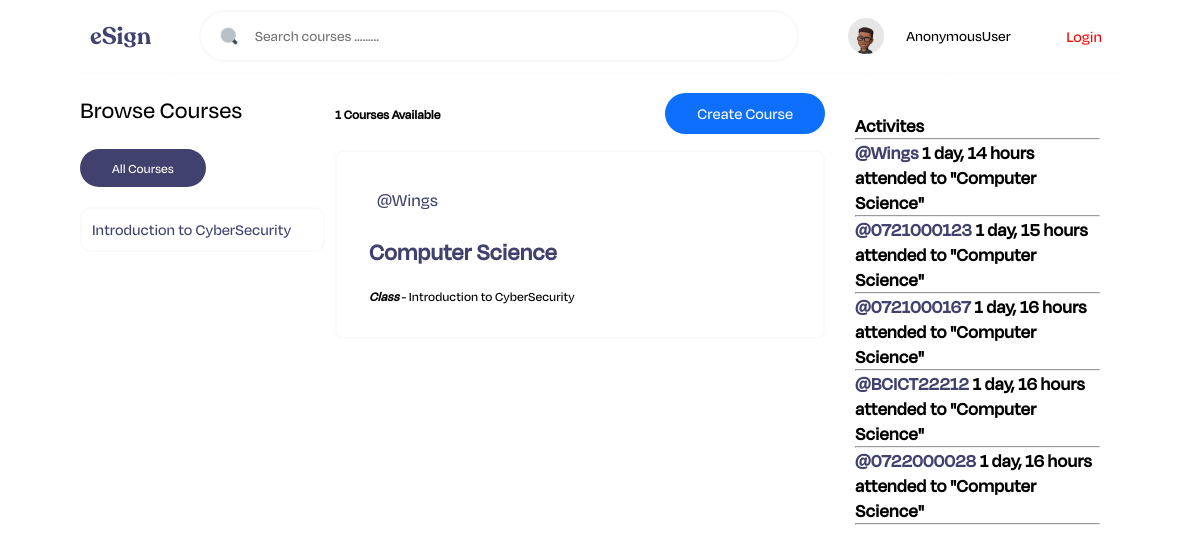
The page /module/ on the database its author committed.
### app/models.py (models this page shows, shortened)
class Task(models.Model):
    name = models.CharField(max_length=200)

class Project(models.Model):
    admin = models.ForeignKey(User, on_delete=models.SET_NULL, null=True)
    name = models.CharField(max_length=200)
    task = models.ForeignKey(Task, on_delete=models.SET_NULL, null=True)
    description = models.TextField(null=True, blank=True)
    followers = models.ManyToManyField(User, related_name='followers', blank=True)
    updated = models.DateTimeField(auto_now=True)
    created = models.DateTimeField(auto_now_add=True)
    class meta:
        ordering = ['-created']
    def __str__(self):
        return self.name

class Chat(models.Model):
    user = models.ForeignKey(User, on_delete=models.CASCADE)
    project = models.ForeignKey(Project, on_delete=models.CASCADE)
    body = models.TextField()
    updated = models.DateTimeField(auto_now=True)
    created = models.DateTimeField(auto_now_add=True)

### app/views.py (the view)
# urls.py: path('module/', views.module, name = 'module'),
def module(request):
    q = request.GET.get('q') if request.GET.get('q') != None else ''
    projects = Project.objects.filter(
                                    Q(task__name__icontains = q)|
                                    Q(name__icontains = q)|
                                    Q(description__icontains = q))
    tasks = Task.objects.all()
    project_count = projects.count()
    activities = Chat.objects.all().filter(project__task__name__icontains = q).order_by('-created')
    content = {'projects' : projects , 'tasks':tasks, "project_count" : project_count, 'activities': activities}
    return render(request, 'docs/module.html', content)

### app/templates/docs/module.html (shortened to what this page needs)
{% extends 'index.html' %}
{% block content %}
<main>
    <div class="left">
        {% include 'docs/tasks.html' %}
    </div>
    <div class="middle">
       <div class ="header">
        <h5>{{project_count}} Courses Available</h5>
        <a href = "{% url 'create' %}" class="button">Create Course</a>
       </div>
        {% include 'docs/feed.html' %}
    </div>
    <div class="right">
        {% include 'docs/activities.html' %}
</main>
{% endblock content %}

### app/templates/docs/tasks.html
<h2>Browse Courses</h2>
    <div>
        <a href = "{% url 'module' %}"><button class="secondary-button">All Courses</button></a>
    </div>
    {% for task in tasks %}
        <div>
            <a href = "{% url 'module' %}?q={{task.name}}" class="card">{{task.name}}</a>
        </div>
    {% endfor %}

### app/templates/docs/feed.html (shortened to what this page needs)
<div>
    {% for project in projects %}
        <div class="post">
            <div class="post-head">
                <a href = "{% url 'useraccount' project.admin.id %}" class="username">@{{project.admin.username}}</a>
            </div>
            <h5> {% comment %} {{project.id}} --  {% endcomment %} <a href = "{% url 'project' project.id %}">{{project.name}}</a></h5>
            <small><i><b>Class</b></i> - {{project.task.name}}</small>
        </div>
    {% endfor %}
</div>

### app/templates/docs/activities.html (shortened to what this page needs)
<h3>Activites<h3>
    <hr>
    {% for activity in activities %}
        <div>
            <p><a href = "{% url 'useraccount' activity.user.id %}">@{{activity.user}}</a> {{activity.created|timesince}}</p>
            <p>attended to "{{activity.project}}"</p>
            <hr>
        <div>
    {% endfor %}

### static/styles/style.css (style rules this page uses)
* { padding: 0; margin: 0; box-sizing: border-box; font-family: "Degular Display", system-ui, -apple-system, BlinkMacSystemFont, "Segoe UI", Roboto, Oxygen, Ubuntu, Cantarell, "Open Sans", "Helvetica Neue", sans-serif; transition: 200ms ease; }
html { scroll-behavior: smooth; }
body { padding: 0 80px; }
a { text-decoration: none; color: #41416e; }
main { display: flex; align-items: flex-start; justify-content: center; width: 100%; gap: 10px; }
main .right { flex: 1; padding: 20px; }
main .middle { flex: 2; }
main .middle .header { display: flex; align-items: center; justify-content: space-between; margin-bottom: 1em; }
main .middle .post { padding: 32px; border-radius: 8px; border: 2px solid #fafafa; display: flex; flex-direction: column; gap: 20px; }
main .middle .post .post-head { display: flex; align-items: center; justify-content: space-between; }
main .middle .post .post-head .username { color: #41416e; padding: 4px 8px; font-size: 18px; }
main .middle .post h5 { color: #41416e; font-size: 24px; }
main .left { flex: 1; }
main .left h2 { margin-bottom: 1em; font-weight: 500; }
main .left .card { display: flex; align-items: baseline; justify-content: space-between; flex-direction: column; width: 100%; border: 2px solid #fafafa; margin-bottom: 1em; padding: 10px; border-radius: 10px; gap: 0.5em; }
.button { padding: 10px 32px; color: #fff; background: transparent; border-radius: 25px; background-color: #0e6ffc; text-align: center; cursor: pointer; transition: 200ms ease; }
.secondary-button { padding: 10px 32px; color: #fff; background: transparent; border-radius: 25px; background-color: #41416e; text-align: center; cursor: pointer; transition: 200ms ease; border: none; margin-bottom: 1.5em; }

### rows shown on the page
Task: name "Introduction to CyberSecurity"
Project: admin.username "Wings", name "Computer Science", task.name "Introduction to CyberSecurity"
Chat: user "Wings", created "1 day, 14 hours", project "Computer Science"
Chat: user "0721000123", created "1 day, 15 hours", project "Computer Science"
Chat: user "0721000167", created "1 day, 16 hours", project "Computer Science"
Chat: user "BCICT22212", created "1 day, 16 hours", project "Computer Science"
Chat: user "0722000028", created "1 day, 16 hours", project "Computer Science"

### other values the page prints
{{ request.user }} "AnonymousUser"
{{ project_count }} "1"
